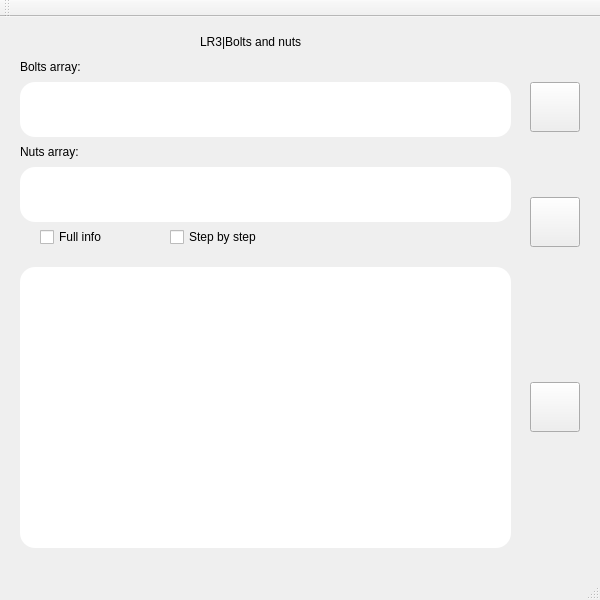
<?xml version="1.0" encoding="UTF-8"?>
<ui version="4.0">
 <class>MainWindow</class>
 <widget class="QMainWindow" name="MainWindow">
  <property name="geometry">
   <rect>
    <x>0</x>
    <y>0</y>
    <width>600</width>
    <height>600</height>
   </rect>
  </property>
  <property name="windowTitle">
   <string>MainWindow</string>
  </property>
  <widget class="QWidget" name="centralWidget">
   <widget class="QTextEdit" name="output">
    <property name="geometry">
     <rect>
      <x>20</x>
      <y>250</y>
      <width>491</width>
      <height>281</height>
     </rect>
    </property>
    <property name="styleSheet">
     <string notr="true">font: 10pt &quot;Tahoma&quot;;
background-color: white;
border-radius: 15px;
</string>
    </property>
   </widget>
   <widget class="QTextEdit" name="inputB">
    <property name="geometry">
     <rect>
      <x>20</x>
      <y>65</y>
      <width>491</width>
      <height>55</height>
     </rect>
    </property>
    <property name="styleSheet">
     <string notr="true">background-color: white;
border-radius: 15px;
font: 10pt &quot;Tahoma&quot;;
padding: 2px;</string>
    </property>
    <property name="html">
     <string>&lt;!DOCTYPE HTML PUBLIC &quot;-//W3C//DTD HTML 4.0//EN&quot; &quot;http://www.w3.org/TR/REC-html40/strict.dtd&quot;&gt;
&lt;html&gt;&lt;head&gt;&lt;meta name=&quot;qrichtext&quot; content=&quot;1&quot; /&gt;&lt;style type=&quot;text/css&quot;&gt;
p, li { white-space: pre-wrap; }
&lt;/style&gt;&lt;/head&gt;&lt;body style=&quot; font-family:'Tahoma'; font-size:10pt; font-weight:400; font-style:normal;&quot;&gt;
&lt;p style=&quot;-qt-paragraph-type:empty; margin-top:0px; margin-bottom:0px; margin-left:0px; margin-right:0px; -qt-block-indent:0; text-indent:0px;&quot;&gt;&lt;br /&gt;&lt;/p&gt;&lt;/body&gt;&lt;/html&gt;</string>
    </property>
   </widget>
   <widget class="QPushButton" name="openFile">
    <property name="geometry">
     <rect>
      <x>530</x>
      <y>65</y>
      <width>50</width>
      <height>50</height>
     </rect>
    </property>
    <property name="styleSheet">
     <string notr="true">border-image: url(:/open.png);</string>
    </property>
    <property name="text">
     <string/>
    </property>
   </widget>
   <widget class="QLabel" name="name">
    <property name="geometry">
     <rect>
      <x>200</x>
      <y>10</y>
      <width>200</width>
      <height>30</height>
     </rect>
    </property>
    <property name="styleSheet">
     <string notr="true">font: 12pt &quot;Tahoma&quot;;</string>
    </property>
    <property name="text">
     <string>LR3|Bolts and nuts</string>
    </property>
   </widget>
   <widget class="QTextEdit" name="inputN">
    <property name="geometry">
     <rect>
      <x>20</x>
      <y>150</y>
      <width>491</width>
      <height>55</height>
     </rect>
    </property>
    <property name="styleSheet">
     <string notr="true">background-color: white;
border-radius: 15px;
font: 10pt &quot;Tahoma&quot;;
padding: 2px;</string>
    </property>
   </widget>
   <widget class="QLabel" name="nameN">
    <property name="geometry">
     <rect>
      <x>20</x>
      <y>120</y>
      <width>200</width>
      <height>30</height>
     </rect>
    </property>
    <property name="styleSheet">
     <string notr="true">font: 10pt &quot;Tahoma&quot;;</string>
    </property>
    <property name="text">
     <string>Nuts array:</string>
    </property>
   </widget>
   <widget class="QLabel" name="nameB">
    <property name="geometry">
     <rect>
      <x>20</x>
      <y>35</y>
      <width>200</width>
      <height>30</height>
     </rect>
    </property>
    <property name="styleSheet">
     <string notr="true">font: 10pt &quot;Tahoma&quot;;</string>
    </property>
    <property name="text">
     <string>Bolts array:</string>
    </property>
   </widget>
   <widget class="QCheckBox" name="checkStep">
    <property name="geometry">
     <rect>
      <x>170</x>
      <y>210</y>
      <width>120</width>
      <height>20</height>
     </rect>
    </property>
    <property name="styleSheet">
     <string notr="true">font: 9pt &quot;Tahoma&quot;;</string>
    </property>
    <property name="text">
     <string>Step by step</string>
    </property>
   </widget>
   <widget class="QPushButton" name="start">
    <property name="geometry">
     <rect>
      <x>530</x>
      <y>180</y>
      <width>50</width>
      <height>50</height>
     </rect>
    </property>
    <property name="styleSheet">
     <string notr="true">border-image: url(:/ok.png);</string>
    </property>
    <property name="text">
     <string/>
    </property>
   </widget>
   <widget class="QCheckBox" name="checkInfo">
    <property name="geometry">
     <rect>
      <x>40</x>
      <y>210</y>
      <width>120</width>
      <height>20</height>
     </rect>
    </property>
    <property name="styleSheet">
     <string notr="true">font: 9pt &quot;Tahoma&quot;;</string>
    </property>
    <property name="text">
     <string>Full info</string>
    </property>
   </widget>
   <widget class="QPushButton" name="saveFile">
    <property name="geometry">
     <rect>
      <x>530</x>
      <y>365</y>
      <width>50</width>
      <height>50</height>
     </rect>
    </property>
    <property name="styleSheet">
     <string notr="true">border-image: url(:/savef.png);</string>
    </property>
    <property name="text">
     <string/>
    </property>
   </widget>
  </widget>
  <widget class="QMenuBar" name="menuBar">
   <property name="geometry">
    <rect>
     <x>0</x>
     <y>0</y>
     <width>600</width>
     <height>20</height>
    </rect>
   </property>
  </widget>
  <widget class="QToolBar" name="mainToolBar">
   <attribute name="toolBarArea">
    <enum>TopToolBarArea</enum>
   </attribute>
   <attribute name="toolBarBreak">
    <bool>false</bool>
   </attribute>
  </widget>
  <widget class="QStatusBar" name="statusBar"/>
 </widget>
 <layoutdefault spacing="6" margin="11"/>
 <resources/>
 <connections/>
</ui>
